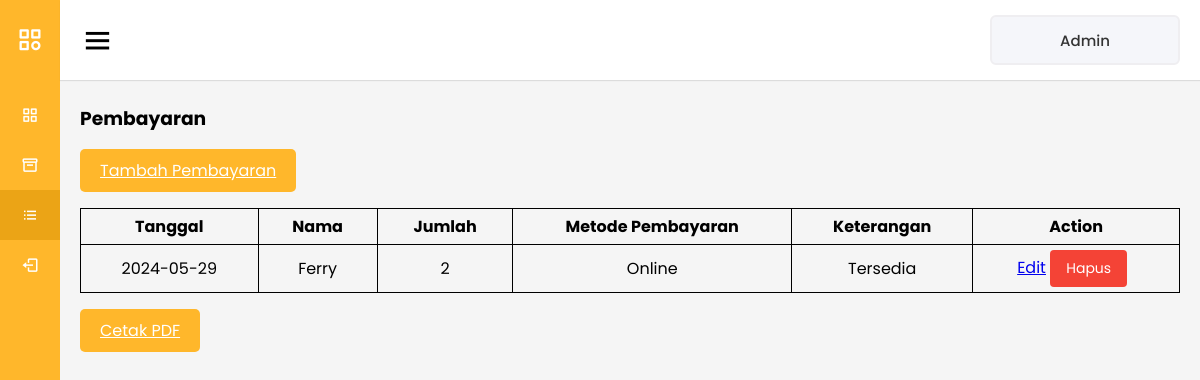
Page /pembayaran/pembayaran.php on the committed database.
### tables this page shows
CREATE TABLE `tb_pembayaran` (
  `ID_pembayaran` int NOT NULL,
  `ID_pasien` int DEFAULT NULL,
  `Tanggal_pembayaran` date DEFAULT NULL,
  `Jumlah` varchar(10) DEFAULT NULL,
  `Metode_pembayaran` varchar(50) DEFAULT NULL,
  `Keterangan` varchar(50) DEFAULT NULL
);

CREATE TABLE `tb_pasien` (
  `ID_pasien` int NOT NULL,
  `Nama` varchar(50) NOT NULL,
  `Tanggal_lahir` date NOT NULL,
  `Alamat` varchar(255) NOT NULL,
  `Jenis_kelamin` enum('Laki-laki','Perempuan') NOT NULL
);

### pembayaran/pembayaran.php (the view, shortened to what this page needs)
<!DOCTYPE html>
<html lang="en">
<head>
    <link rel="stylesheet" href="../css/admin.css" />
    <link href="https://unpkg.com/boxicons@2.0.7/css/boxicons.min.css" rel="stylesheet" />
</head>
<body>
    <div class="sidebar">
        <div class="logo-details">
            <i class="bx bx-category"></i>
            <span class="logo_name">Sehat Bersama</span>
        </div>
        <ul class="nav-links">
            <li>
                <a href="../admin.php">
                    <i class="bx bx-grid-alt"></i>
                    <span class="links_name">Dashboard</span>
                </a>
            </li>
            <li>
                <a href="../pasien/pasien.php">
                    <i class="bx bx-box"></i>
                    <span class="links_name">Pasien</span>
                </a>
            </li>
            <li>
                <a href="pembayaran.php" class="active">
                    <i class="bx bx-list-ul"></i>
                    <span class="links_name">Pembayaran</span>
                </a>
            </li>
            <li>
                <a href="../logout.php">
                    <i class="bx bx-log-out"></i>
                    <span class="links_name">Log out</span>
                </a>
            </li>
        </ul>
    </div>
    <section class="home-section">
        <nav>
            <div class="sidebar-button">
                <i class="bx bx-menu sidebarBtn"></i>
            </div>
            <div class="profile-details">
                <span class="admin_name">Admin</span>
            </div>
        </nav>
        <div class="home-content">
            <h3>Pembayaran</h3>
            <br>
            <a href="tambah_pembayaran.php" class="btn btn-tambah">Tambah Pembayaran</a>
            <br><br>
            <table class="table-data">
                <thead>
                    <tr>
                        <th>Tanggal</th>
                        <th>Nama</th>
                        <th>Jumlah</th>
                        <th>Metode Pembayaran</th>
                        <th>Keterangan</th>
                        <th>Action</th>
                    </tr>
                </thead>
                <tbody>
                    <?php
                    include '../koneksi.php';
                    $sql = "SELECT p.ID_pembayaran, p.Tanggal_pembayaran, ps.Nama, p.Jumlah, p.Metode_pembayaran, p.Keterangan
                            FROM tb_pembayaran p
                            JOIN tb_pasien ps ON p.ID_pasien = ps.ID_pasien";
                    $result = $conn->query($sql);
                    if ($result->num_rows > 0) {
                        while ($row = $result->fetch_assoc()) {
                            echo "<tr>";
                            echo "<td>" . $row["Tanggal_pembayaran"] . "</td>";
                            echo "<td>" . $row["Nama"] . "</td>";
                            echo "<td>" . $row["Jumlah"] . "</td>";
                            echo "<td>" . $row["Metode_pembayaran"] . "</td>";
                            echo "<td>" . $row["Keterangan"] . "</td>";
                            echo '<td>
                                    <a href="edit_pembayaran.php?id=' . $row["ID_pembayaran"] . '" class="btn_edit">Edit</a>
                                    <form action="hapus_pembayaran.php" method="POST" style="display:inline;">
                                          <input type="hidden" name="id_pembayaran" value="' . $row["ID_pembayaran"] . '">
                                          <button type="submit" class="btn-delete" onclick="return confirm(\'Apakah Anda yakin ingin menghapus data ini?\')">Hapus</button>
                                    </form>
                                </td>';
                            echo "</tr>";
                        }
                    } else {
                        echo "<tr><td colspan='6'>No data found</td></tr>";
                    }
                    ?>
                </tbody>
            </table>
            <br>
            <a href="cetak_pembayaran.php" class="btn">Cetak PDF</a>
        </div>
    </section>
</body>
</html>

### css/admin.css (style rules this page uses)
* { margin: 0; padding: 0; box-sizing: border-box; font-family: "Poppins", sans-serif; }
.sidebar { position: fixed; height: 100%; width: 240px; background: #ffb72b; transition: all 0.5s ease; }
.sidebar .logo-details { height: 80px; display: flex; align-items: center; }
.sidebar .logo-details i { font-size: 28px; font-weight: 500; color: #fff; min-width: 60px; text-align: center; }
.sidebar .logo-details .logo_name { color: #fff; font-size: 24px; font-weight: 500; }
.sidebar .nav-links { margin-top: 10px; }
.sidebar .nav-links li { position: relative; list-style: none; height: 50px; }
.sidebar .nav-links li a { height: 100%; width: 100%; display: flex; align-items: center; text-decoration: none; transition: all 0.4s ease; }
.sidebar .nav-links li a.active { background: #eba416; }
.sidebar .nav-links li i { min-width: 60px; text-align: center; font-size: 18px; color: #fff; }
.sidebar .nav-links li a .links_name { color: #fff; font-size: 15px; font-weight: 400; white-space: nowrap; }
.home-section { position: relative; background: #f5f5f5; min-height: 100vh; width: calc(100% - 240px); left: 240px; transition: all 0.5s ease; }
.home-section nav { display: flex; justify-content: space-between; height: 80px; background: #fff; display: flex; align-items: center; position: fixed; width: calc(100% - 240px); left: 240px; z-index: 100; padding: 0 20px; box-shadow: 0 1px 1px rgba(0, 0, 0, 0.1); transition: all 0.5s ease; }
.home-section nav .sidebar-button { display: flex; align-items: center; font-size: 24px; font-weight: 500; }
nav .sidebar-button i { font-size: 35px; margin-right: 10px; }
.home-section nav .profile-details { display: flex; align-items: center; justify-content: center; background: #f5f6fa; border: 2px solid #efeef1; border-radius: 6px; height: 50px; min-width: 190px; }
.table-data { text-align: center; border-collapse: collapse; width: 100%; overflow-x: auto; }
.btn-edit, .btn-delete { padding: 8px 16px; margin-right: 8px; border: none; border-radius: 4px; cursor: pointer; font-size: 14px; transition: background-color 0.3s; }
.btn-delete { background-color: #f44336; color: white; }
nav .profile-details .admin_name { font-size: 15px; font-weight: 500; color: #333; white-space: nowrap; }
.home-section .home-content { position: relative; padding-top: 104px; padding-left: 20px; padding-right: 20px; }
.btn { background-color: #ffb72b; color: white; padding: 10px 20px; border: none; border-radius: 5px; cursor: pointer; }
.btn-tambah { margin: 10px 0; }
.table-data { text-align: center; border-collapse: collapse; width: 100%; }
th, td { border: 1px solid black; padding: 5px 20px; }
@media (max-width: 1240px) { .sidebar { width: 60px; } }
@media (max-width: 1240px) { .home-section { width: calc(100% - 60px); left: 60px; } }
@media (max-width: 1240px) { .home-section nav { width: calc(100% - 60px); left: 60px; } }

### rows in the picture
tb_pembayaran: Tanggal_pembayaran "2024-05-29", ID_pasien.Nama "Ferry", Jumlah "2", Metode_pembayaran "Online", Keterangan "Tersedia"
